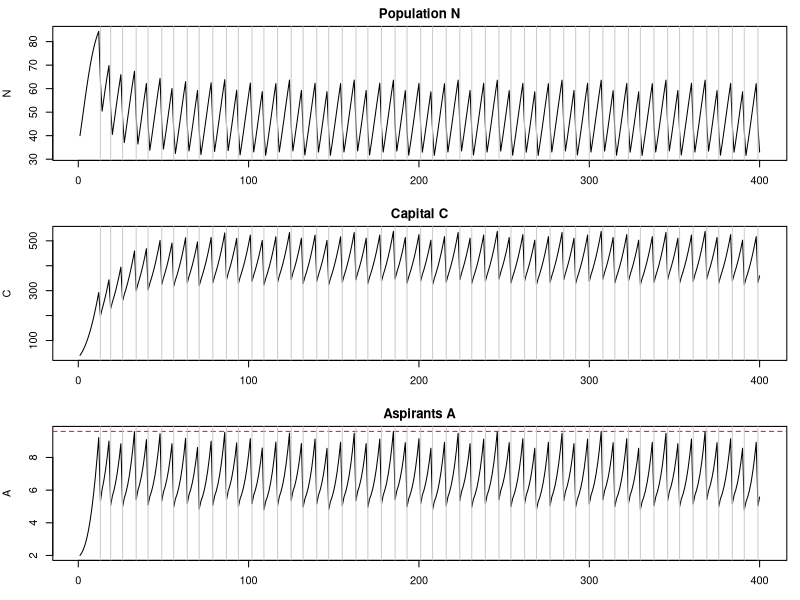

This figure's R source:
## ---- chunk 1
set.seed(1)
T <- 400; K <- 100

# parameters
s    <- 0.30   # share of output reinvested
dep  <- 0.03   # depreciation
rN   <- 0.25   # population growth rate
dbase <- 0.02  # baseline mortality
kappa <- 1.2   # mortality response to capital loss
om   <- 2      # lag for measuring capital loss
mu   <- 0.04   # aspirant growth from surplus
aeps <- 0.02   # aspirant natural decay
W    <- 6      # number of elite positions
thr  <- 0.6    # collapse trigger: (A - W)/W > thr
f    <- 0.4    # share of capital destroyed in a purge
g    <- 0.5    # share of aspirants removed in a purge

N <- C <- A <- hit <- numeric(T)
N[1] <- 40; C[1] <- 40; A[1] <- 2

for (t in 2:T) {
  Y   <- C[t-1]^0.5 * N[t-1]^0.5          # output
  rho <- s * Y                             # surplus

  C[t] <- C[t-1] + rho - dep * C[t-1]                  # capital accumulates
  A[t] <- A[t-1] + mu * rho * (N[t-1] / K) - aeps * A[t-1]  # aspirants grow

  if ((A[t] - W) / W > thr) {              # elite-conflict trigger -> purge
    C[t]  <- C[t] * (1 - f)
    A[t]  <- A[t] * (1 - g)
    hit[t] <- 1
  }

  loss <- max(1 - C[t] / C[max(t - om, 1)], 0)   # recent capital loss
  d    <- min(dbase + kappa * loss, 0.9)         # mortality
  N[t] <- max(N[t-1] + rN * N[t-1] * (1 - N[t-1] / K) - d * N[t-1], 1)
}

ev <- which(hit == 1)
print(ev); print(diff(ev))                 # collapse times and cycle length

par(mfrow = c(3, 1), mar = c(3, 4, 2, 1))
plot(N, type = "l", main = "Population N"); abline(v = ev, col = "grey80")
plot(C, type = "l", main = "Capital C");    abline(v = ev, col = "grey80")
plot(A, type = "l", main = "Aspirants A")
abline(h = W * (1 + thr), col = "red", lty = 2); abline(v = ev, col = "grey80")
